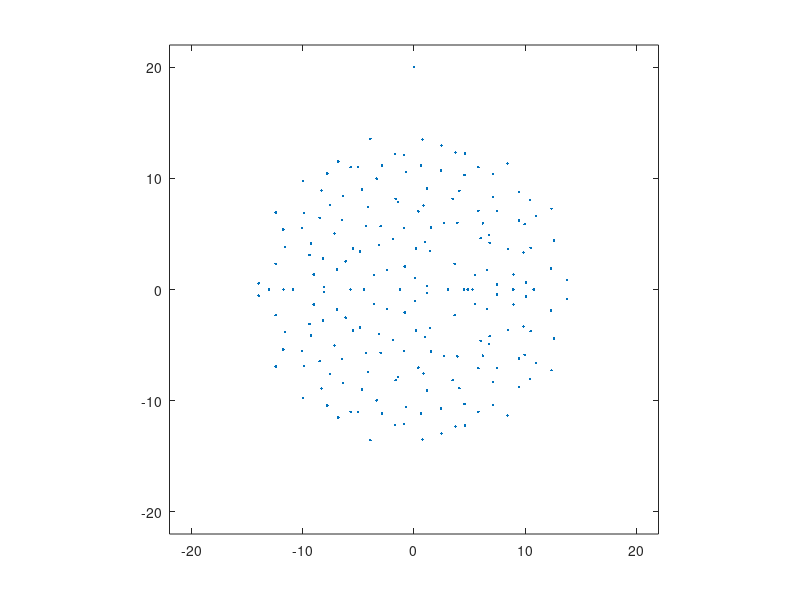

Source code (MATLAB): (Note: this script raises an error after producing the figure.)

m = 200;
rng(231)
A = [ randn(m-2,m-2), zeros(m-2,2); zeros(2,m-2), diag([23,20i]) ];
b = randn(m,1);  b = b/norm(b);
plot(eig(A),'.')
axis([-22 22 -22 22]), axis equal

[Q,H] = arnoldi(A,b,24);

[X,Y] = meshgrid(linspace(-25,25,100));
Z = X + 1i*Y;

plt = 1;
for n = 5:8
    subplot(2,2,plt)
    plot(eig(A),'.')
    axis([-25 25 -25 25]), axis equal
    hold on

    Hn = H(1:n,1:n);
    plot(eig(Hn),'r.')
    pn = poly(Hn);
    c = norm(polyvalm(pn,A)*b);
    W = polyval(pn,Z);
    contour(X,Y,abs(W),c*[1 1])
    title(sprintf('n = %i',n))
    axis off
    plt = plt+1;
end


plt = 1;
for n = 11:14
    subplot(2,2,plt)
    plot(eig(A),'.')
    axis([-20 20 -20 20]), axis equal
    hold on

    Hn = H(1:n,1:n);
    plot(eig(Hn),'r.')
    pn = poly(Hn);
    c = norm(polyvalm(pn,A)*b);
    W = polyval(pn,Z);
    contour(X,Y,abs(W),c*[1 1])
    title(sprintf('n = %i',n))
    axis off
    plt = plt+1;
end

for n = 1:24
    Hn = H(1:n,1:n);
    theta = eig(Hn);
    err(n,1) = min(abs(theta-23));
    err(n,2) = min(abs(theta-20i));
end
semilogy(err,'.-')

G = numgrid('S',100);
A = delsq(G);
m = length(A)

[V,D] = eigs(A,8);
whos D V

diag(D)

[V,D] = eigs(A,8,0);  % closest to zero
diag(D)

A = randn(50,50);   % close to normal
mu = max(abs(eig(A)));
A = A / (1.03*mu);  % ensure spectral radius < 1
[V,D] = eig(A);
cond(V)

B = triu(A);
mu = max(abs(diag(B)));
B = B / (1.03*mu);  % ensure spectral radius < 1
[V,D] = eig(B);
cond(V)

clf
M = {A,B};
for k = 1:2
    subplot(1,2,k);
    lam = eig(M{k});
    plot(real(lam),imag(lam),'x')
    hold on, axis equal
    for i = 1:40
        plot(eig(M{k}+0.01*randn(50)),'k.')
    end
end

clf
nrm = [];
for k = 1:2
    for n = 1:100
      nrm(n,k) = norm(M{k}^n);
    end
end

semilogy(nrm,'-o')

